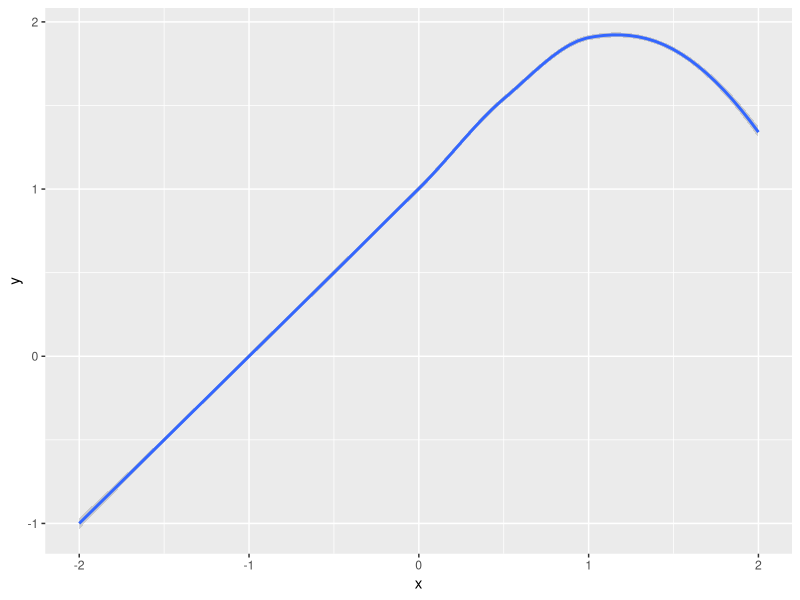
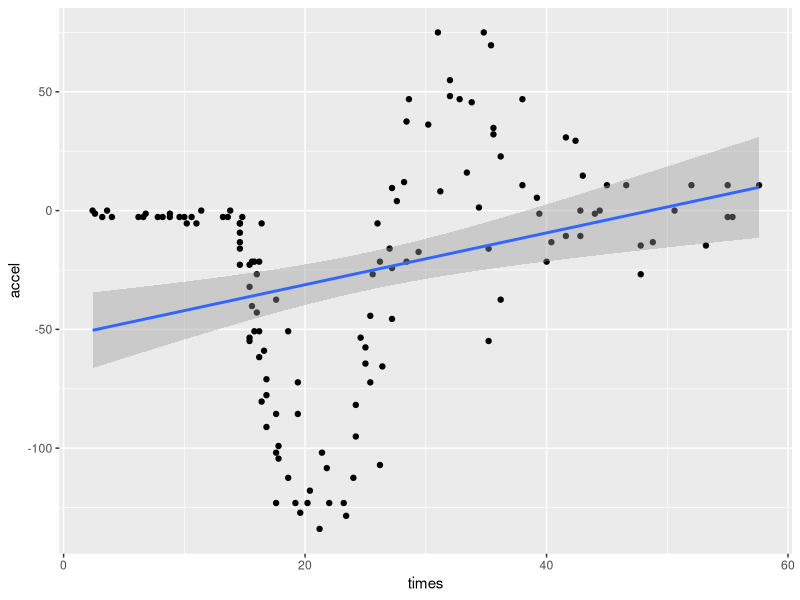
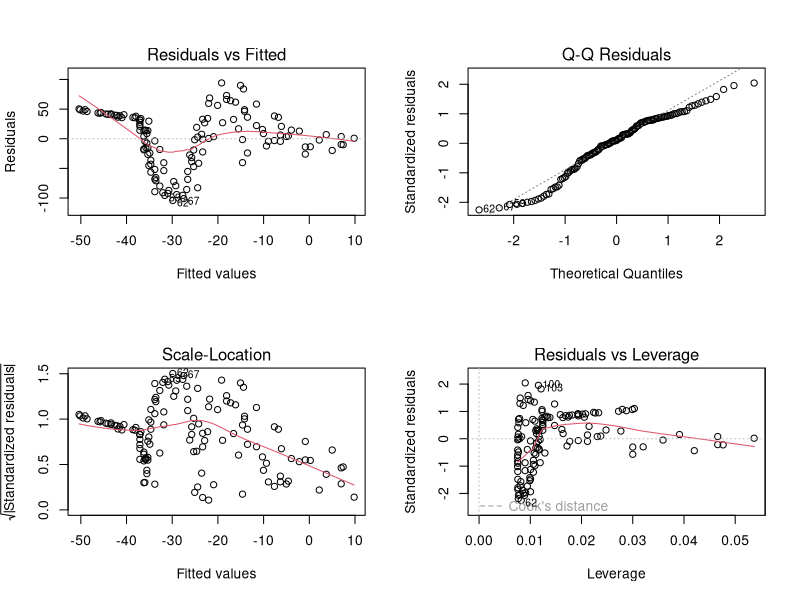

The R script that drew these images, in order: (Note: this script raises an error after producing the figures.)
## ---- chunk 1
knitr::opts_chunk$set(error=TRUE,        # Keep compiling upon error
                      collapse=TRUE,     # collapse by default
                      echo=TRUE,         # echo code by default
                      comment = "#>",    # change comment character
                      fig.width = 10,     # set figure width
                      out.width = "100%", # set width of displayed images
                      warning=TRUE,      # show R warnings
                      message=FALSE)     # show R messages
## ---- chunk 2
set.seed(42)
usepackage = function(p) 
{
  if (!is.element(p, installed.packages()[,1]))
    install.packages(p, dep = TRUE)
  require(p, character.only = TRUE)
}
usepackage('ggplot2')
usepackage('MASS')
usepackage('tidyr')
## ---- chunk 3
h1 = function (X) {
  return(X)
}
h2 = function (X) {
  ind = as.numeric(X >= 1)
  return((X-1)^2 * ind)
}
Y = function (X) {
  y = 1 + h1(X) - 2 * h2(X)
  return(y)
}
y1 = Y(-2)
y2 = Y(2)
## ---- chunk 4
x = seq(-2, 2, 0.01)
y = Y(x)
df = data.frame(x = x, y = y)
gg = ggplot(
  data = df,
  mapping = aes(
    x = x,
    y = y
  )
)
gg + geom_smooth(
  method = 'loess',
  formula = 'y~x'
)
## ---- chunk 5
df = mcycle
## ---- chunk 6
gg = ggplot(
  data = df,
  mapping = aes(
    x = times,
    y = accel
  )
)
gg = gg + geom_point()
gg + geom_smooth(
  method = 'lm',
  formula = 'y ~ x'
)
## ---- chunk 7
lm = lm(accel~times, df)
par(mfrow=c(2,2))
plot(lm)
## ---- chunk 8
# models
p2 = lm(accel~poly(times, 2, raw=TRUE), data=df)
p3 = lm(accel~poly(times, 3, raw=TRUE), data=df)
# manual function for prediction
g2 = function(x) {
  g = p2$coefficients[1]
  g = g + p2$coefficients[2] * x
  g = g + p2$coefficients[3] * x^2
  return(g)
}
g3 = function(x) {
  g = p3$coefficients[1]
  g = g + p3$coefficients[2] * x
  g = g + p3$coefficients[3] * x^2
  g = g + p3$coefficients[4] * x^3
  return(g)
}
# times to check
t = c(10, 20, 30, 40)
# manual prediction
val2 = g2(t)
val3 = g3(t)
# prediction using predict
df.t = data.frame(times = t)
pred2 = predict(p2, df.t)
pred3 = predict(p3, df.t)
# Check: Calculate the difference
d2 = val2 - as.vector(pred2)
d3 = val3 - as.vector(pred3)
# round for visual
val2 = round(val2, 2)
val3 = round(val3, 2)
## ---- chunk 9
lm = lm(accel~times, data=df)
sw = shapiro.test(lm$residuals)
pval = round(sw$p.value, 5)
sw
## ---- chunk 10
deltas = matrix(ncol = 3, nrow = 10)
for (p in seq(10)) {
  glm =  glm(accel~poly(times, p, raw=TRUE), data=df)
  cv = cv.glm(data = df, glm = glm)
  deltas[p,] = c(p, cv$delta)
  ddf = data.frame(round(deltas, 0))
  names(ddf) = c("degree", "delta_raw", "delta_adj")
}
ddf
## ---- chunk 11
gg = ggplot(
  data = df,
  mapping = aes(
    x = times,
    y = accel
  )
)
gg = gg + geom_point()
gg + geom_smooth(
  method = 'glm',
  formula = y~poly(x, 8, raw=TRUE)
)
## ---- chunk 12
p2 = glm(accel~poly(times, 2, raw=TRUE), data=df)
p3 = glm(accel~poly(times, 3, raw=TRUE), data=df)
p8 = glm(accel~poly(times, 8, raw=TRUE), data=df)
aic2 = AIC(p2)
aic3 = AIC(p3)
aic8 = AIC(p8)
## ---- chunk 13
gg = ggplot(
  data = df,
  mapping = aes(
    x = times,
    y = accel
  )
)
gg = gg + geom_point()
gg = gg + geom_smooth(
  method = 'glm',
  formula = y~poly(x, 2, raw=TRUE),
  mapping = aes(
    color = 'Grad 2'
  )
)
gg = gg + geom_smooth(
  method = 'glm',
  formula = y~poly(x, 3, raw=TRUE),
  mapping = aes(
    color = 'Grad 3'
  )
)
gg = gg + geom_smooth(
  method = 'glm',
  formula = y~poly(x, 8, raw=TRUE),
  mapping = aes(
    color = 'Grad 8'
  )
)
gg = gg + scale_colour_manual(name="legend", values=c("green", "blue", "red"))
gg
